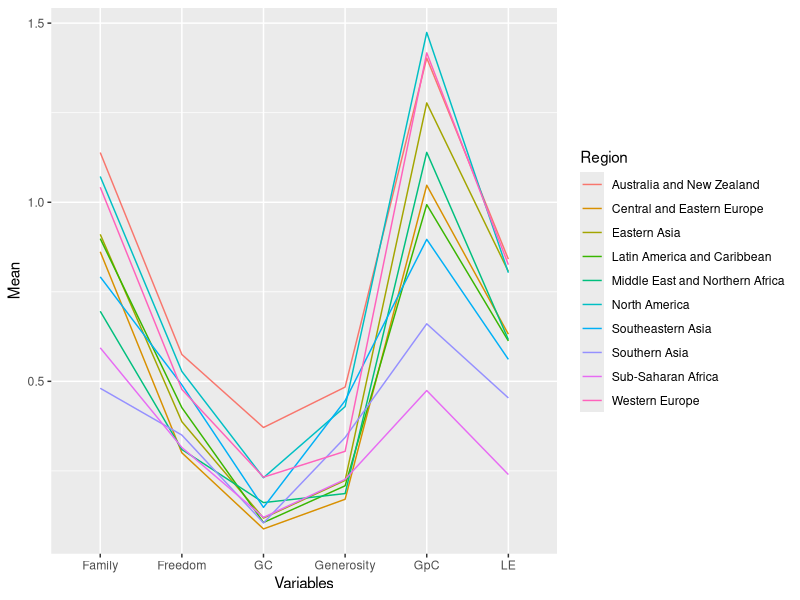
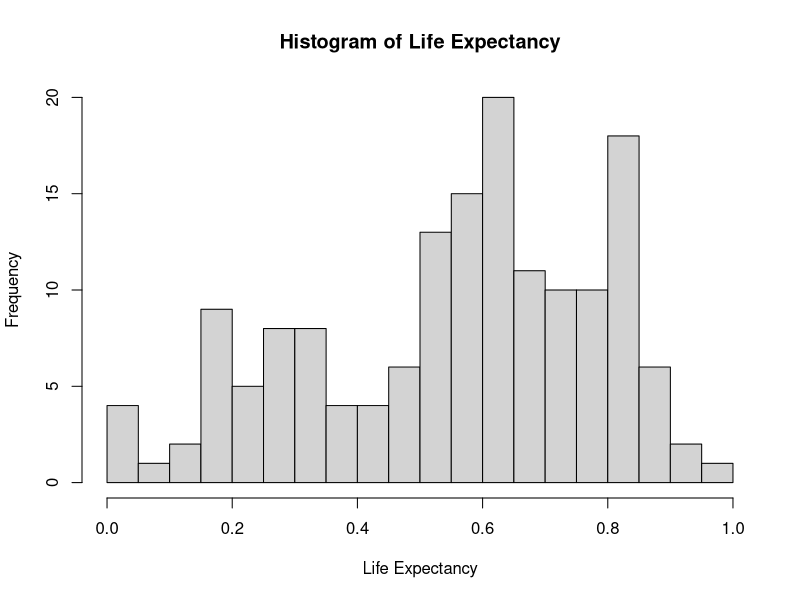
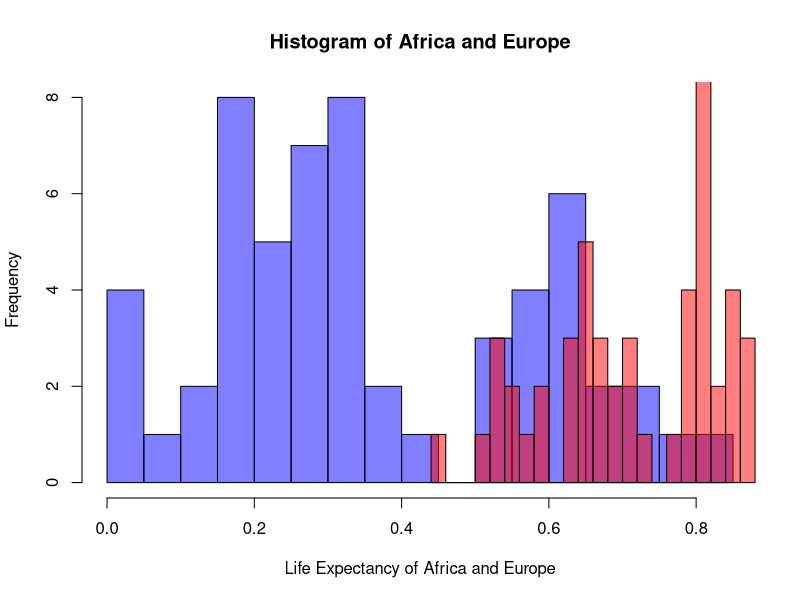
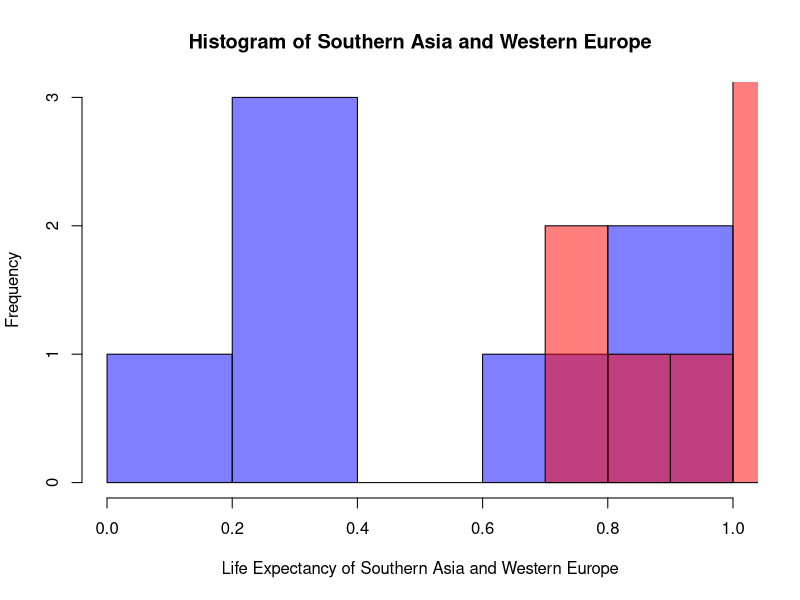

Here is the R script that generated these plots, in order:
## ---- chunk 1
knitr::opts_chunk$set(echo = TRUE)
## ---- chunk 2

# Cargar el paquete ggplot2
library(ggplot2)

# Cargamos el paquete dplyr
library(dplyr)

# Cargamos el paquete tidyr
library(tidyr)

#Cargamos el paquete knitr para hacer tablas
library(knitr)

## ---- chunk 3
#Leer el fichero Happiness-clean.csv
happiness <- read.csv("Happiness-clean_Analisis1.csv")

#Observar los primeros valores del dataframe happiness.
head(happiness)
## ---- chunk 4
#Observar la estructura del fichero "happiness-clean".
str(happiness) 
## ---- chunk 5
#Resumen estadísticos de los datos
summary(happiness)
## ---- chunk 6
# Media entre las regiones de las variables GpC, LE, Freedom, Family, GC y Generosity
df_mean_region <- happiness %>%
  group_by(Region)  %>%
  summarise(mean_GpC=mean(GpC), mean_LE=mean(LE), mean_Freedom=mean(Freedom), mean_GC=mean(GC), mean_Generosity=mean(Generosity), mean_Family=mean(Family))

df_mean_region
## ---- chunk 7
#Transformamos el dataframe para crear el grafico de lineas
df_mean_region_long <- pivot_longer(df_mean_region, cols = c("mean_GpC", "mean_LE", "mean_Freedom", "mean_GC", "mean_Generosity", "mean_Family"), names_to = "variable", values_to = "value")

head(df_mean_region_long, 10)
## ---- chunk 8
#Graficamos el dataframe largo
ggplot(df_mean_region_long, aes(x = factor(variable), y = value, group=Region, color=Region)) +
  geom_line() +
  labs(x = "Variables", y = "Mean") +
  scale_x_discrete(labels = c("Family", "Freedom", "GC", "Generosity", "GpC", "LE"))
## ---- chunk 9
IC <- function(var, confidenceLevel) {
  sd <- sd(var)
  n <- length(var)
  SE <- sd / sqrt(n)
  t <- qt(confidenceLevel, n-1)
  L <- mean(var) - t*SE
  U <- mean(var) + t*SE
  round(c(L,U), 2) 
}

IC_LE_95 = IC(happiness$LE, 0.95)
IC_LE_95

#Convertimos la variable en texto para utilizarla despues en el informe
IC_LE_95_text = as.character(IC_LE_95)
## ---- chunk 10
#Graficamos la distribución de la variable de Life Expentancy (LE)
hist(happiness$LE, breaks=20, main="Histogram of Life Expectancy", xlab="Life Expectancy")
## ---- chunk 11
#AFRICA

Africa_LE <- happiness[happiness$Region %in% c("Sub-Saharan Africa", "Middle East and Northern Africa"), c("LE")]

print(paste("El tamaño de la muestra de la esperanza de vida en Africa es:", length(Africa_LE))) 
## ---- chunk 12
#EUROPA

Europe_LE <- happiness[happiness$Region %in% c("Central and Eastern Europe", "Western Europe"), c("LE")]

print(paste("El tamaño de la muestra de la esperanza de vida en Africa es:", length(Europe_LE))) 
## ---- chunk 13
#Intervalos de confianza de Africa y Europa al 95%
IC_Africa_LE_95 = IC(Africa_LE, 0.95)
IC_Africa_LE_95

IC_Europe_LE_95 = IC(Europe_LE, 0.95)
IC_Europe_LE_95 
## ---- chunk 14
#Intervalos de confianza de Africa y Europa al 98%
IC_Africa_LE_98 = IC(Africa_LE, 0.98)
IC_Africa_LE_98

IC_Europe_LE_98 = IC(Europe_LE, 0.98)
IC_Europe_LE_98
## ---- chunk 15
#Graficación de la variable LE para Africa y Europa
hAfrica_LE <- hist(Africa_LE, plot=FALSE, breaks=20)
hEurope_LE <- hist(Europe_LE, plot=FALSE, breaks=20)

plot(hAfrica_LE, col = rgb(0, 0, 1, alpha = 0.5), main="Histogram of Africa and Europe", xlab="Life Expectancy of Africa and Europe")
plot(hEurope_LE, col = rgb(1, 0, 0, alpha = 0.5), add = TRUE)
## ---- chunk 16
#Calculamos las varianzas
var(Africa_LE)
var(Europe_LE)
var.test(Africa_LE, Europe_LE)
## ---- chunk 17
# Medias de las muestras de Africa y Europa
meanA = mean(Africa_LE)
meanE = mean(Europe_LE)

#Varianzas de las muestras
varA = var(Africa_LE)
varE = var(Europe_LE)

# Tamaño de las muestras
nA = length(Africa_LE)
nE = length(Europe_LE)


# t-score/Valor Observado
t = (meanA -meanE)/(sqrt((varA/nA) + (varE/nE)))
print(paste("Valor Observado/t-score: ", t))

# Grados de libertad
df = (((varA/nA)+(varE/nE))**2)/ (((1/(nA-1))*((varA/nA)**2)) + ((1/(nE-1))*((varE/nE)**2)))
print(paste("Degrees of freedom: ", df))

#Valor Crítico. Contraste unilateral de 98%
valorCriticoAE = qt(0.02, df)
print(paste("Valor Critico: ", valorCriticoAE))

#Valor p
valor_p_AE = pt(t, df)
print(paste("Valor p: ", valor_p_AE))
## ---- chunk 18
# t-test en dos muestras
test <- t.test(Africa_LE, Europe_LE, alternative="less", var.equal=FALSE)
test$p.value

test
## ---- chunk 19
# Obtenemos los valores de la variable Family de la Region de Southern Asia

SA_Family <- happiness[happiness$Region %in% c("Southern Asia"), c("Family")]

print(paste("El tamaño de la muestra de la Familia en Southern Asia es: ", length(SA_Family))) 
## ---- chunk 20
# Obtenemos los valores de la variable Family de la Region de Western Europe

WE_Family <- happiness[happiness$Region %in% c("Western Europe"), c("Family")]

print(paste("El tamaño de la muestra de la Familia en Western Europe es: ", length(WE_Family))) 
## ---- chunk 21
#Graficación de la variable LE para Africa y Europa
hist(SA_Family, col = rgb(0, 0, 1, alpha = 0.5), main="Histogram of Southern Asia and Western Europe", xlab="Life Expectancy of Southern Asia and Western Europe")
hist(WE_Family, col = rgb(1, 0, 0, alpha = 0.5), add = TRUE )

## ---- chunk 22
wilcox.test(SA_Family, WE_Family)
## ---- chunk 23
# Obtenemos los valores de la variable Happiness Score (HS) que sean menores a 6 de la Region de Asia

Asia_HS <- happiness[happiness$Region %in% c("Eastern Asia", "Southern Asia", "Southeastern Asia"), c("HS")]

print(paste("El tamaño de la muestra de la HS en Asia es: ", length(Asia_HS))) 

Asia_HS_6 <- happiness[happiness$Region %in% c("Eastern Asia", "Southern Asia", "Southeastern Asia") & happiness$HS < 6, c("HS")]

print(paste("El tamaño de la muestra de la HS menores a 6 en Asia es: ", length(Asia_HS_6))) 
## ---- chunk 24
# Obtenemos los valores de la variable Happiness Score (HS) que sean menores a 6 de la Region de Asia

Africa_HS <- happiness[happiness$Region %in% c("Middle East and Northern Africa", "Sub-Saharan Africa"), c("HS")]

print(paste("El tamaño de la muestra de la HS en Africa es: ", length(Africa_HS)))

Africa_HS_6 <- happiness[happiness$Region %in% c("Middle East and Northern Africa", "Sub-Saharan Africa") & happiness$HS < 6, c("HS")]

print(paste("El tamaño de la muestra de la HS menores a 6 en Africa es: ", length(Africa_HS_6)))
## ---- chunk 25
# Proporcion de Asia
pAsia = length(Asia_HS_6)/length(Asia_HS)
pAsia

# Proporcion de Africa
pAfrica = length(Africa_HS_6)/length(Africa_HS)
pAfrica
## ---- chunk 26
# Contar el número de éxitos y fracasos en cada muestra
nAsia <- length(Asia_HS)
nAfrica <- length(Africa_HS)

successesAsia <- length(Asia_HS_6)
successesAfrica <- length(Africa_HS_6)

failuresAsia <- nAsia - successesAsia
failuresAfrica <- nAfrica - successesAfrica



# Valor Observado HS
common_p = (successesAsia + successesAfrica)/ (nAsia + nAfrica)
valorObservado_HS = (pAsia-pAfrica)/(sqrt(common_p*(1-common_p)*(1/nAsia+1/nAfrica)))
print(paste("Valor Observado: ", valorObservado_HS))

#Valor Crítico. Contraste unilateral de 95%
valorCritico_HS = qnorm(0.05)
print(paste("Valor Critico: ", valorCritico_HS))

# Valor p 
p_value_HS = pnorm(valorObservado_HS)
print(paste("Valor p: ", p_value_HS))


prop.test(x = c(successesAsia, successesAfrica), n = c(nAsia, nAfrica), alternative = "less", correct=FALSE)
## ---- chunk 27

df_informe <- data.frame( 
  Apartado1 = c("Análisis descriptivo", "Gráfico de líneas comparando las medias de las variables por Región", "Con el gráfico de líneas podemos ver claramente la dispersión de las medias de las variables escogidas por Región. La variable GpC, por ejemplo, tiene una dispersión mas amplia entre Regiones que la variable Freedom. Australia y Nueva Zelanda tienen los valores más altos en la mayoría de variables, mientras que Sub-Saharan Africa tiende a tener los valores más bajos en la mayoría de variables."),
  
  Apartado2 = c("IC % de la variable LE (Life Expectancy) al 95%", paste(IC_LE_95_text[1],"-", IC_LE_95_text[2]) , "El intervalo de confianza de la variable LE(Life Expentancy) se encuentra entre los valores 0.53 y 0.59. Dado que tenemos un Nivel de Confianza de 95% lo que significa que la probabilidad de que el intervalo de confianza de la muestra contenga el paramétro poblacional es 0.95 y la probabilidad de que no lo contenga es de 0.05. En otras palabras, si tomaramos un número infinito de muestras de nuestra población, en el 95% de los casos, nuestro intervalo de confianza, que mencionamos en un inicio, contiene la media poblacional mu." ),
  
  Apartado3 = c("¿Es Life Expectancy significativamente diferente entre África y Europa utilizando un intervalo de confianza a 95%?", "", "Los intervalos de confianza de la esperanza de vida de los dos continentes no se superponen al 95%, esto significa que existe una diferencia estadísticamente significativa entre las esperanzas de vida de los dos continentes. Obervamos que Europa tiene una expectativa de vida mas alta. Los intervalos de confianza de la esperanza de vida siguen sin suponerse al 98%, por lo que la conclusión anterior se mantiene."),
  Apartado3.1.1 = c("Africa - Intervalo de confianza 95%", paste(as.character(IC_Africa_LE_95[1]), "-", as.character(IC_Africa_LE_95[2])) , ""),
  Apartado3.1.2 = c("Africa - Intervalo de confianza 98%", paste(as.character(IC_Africa_LE_98[1]), "-", as.character(IC_Africa_LE_98[2])), ""),
  Apartado3.2.1 = c("Europa - Intervalo de confianza 95%", paste(as.character(IC_Europe_LE_95[1]), "-", as.character(IC_Europe_LE_95[2])) , ""),
  Apartado3.2.2 = c("Europa - Intervalo de confianza 98%", paste(as.character(IC_Europe_LE_98[1]), "-", as.character(IC_Europe_LE_98[2])), ""),
  
  Apartado4 = c("Contraste de hipótesis para comprobar si la esperanza de vida en Europa es significativamente mayor que en África al 98% de confianza.", paste("Valor Observado:", as.character(round(t, 2)), "; Valor Crítico:", as.character(round(valorCriticoAE, 2)), "; Valor p:", as.character(valor_p_AE)), "Podemos ver que el *Valor Observado* -14.75 es extremadamente menor que el *Valor Critico* -2.09. La región de aceptación está comprendida [-2.09, infinito), por lo tanto, nos encontramos fuera de la zona de aceptación de la hipótesis nula.De igual manera el *Valor p* es muy menor al 0.02 (2%) de *nivel de significancia*. Por lo tanto, rechazamos la hipótesis nula. Entonces, se concluye que la esperanza de vida en África es menor que la esperanza de vida en Europa."),
  
  Apartado5 = c("¿Existen diferencias significativas en el valor de Family entre las regiones Southern Asia y Western Europe con un nivel de confianza del 95%?", "El valor p es 0.00005", "Dado que el Valor p es muy menor al 0.025 (2.5%) resultado de la mitad del nivel de significancia 0.05 (lo dividimos porque es bilateral). Por lo tanto, rechazamos la hipótesis nula. Entonces, se concluye que en efecto existe una diferencia significativa entre el valor de Family de las regiones Southern Asia y Western Europe."),
  
  Apartado6 = c("¿Es la proporción de países con un valor de felicidad (HS) inferior a 6 es menor en los países de Asia en comparación con los países de África?", paste("Valor Observado:", as.character(round(valorObservado_HS, 2)), "; Valor Crítico:", as.character(round(valorCritico_HS, 2)), "; Valor p:", as.character(round(p_value_HS, 2))), "Podemos ver que el Valor Observado -0.679 es mayor que el Valor Critico -1.645. La región de aceptación está comprendida [-1.645, infinito), por lo tanto, nos encontramos dentro de la zona de aceptación de la hipótesis nula. De igual manera el Valor p 0.249 es mayor al 0.05 (5%) de nivel de significancia. Por lo tanto, no rechazamos la hipótesis nula. Entonces, se concluye que la proporción de países con un valor de felicidad (HS) inferior a 6 no es menor en los países de Asia en comparación con los países de África.")
  )

#Transponemos el dataframe
df_informe_t = t(df_informe)

#Creamos una tabla
kable(df_informe_t, col.names = c("Pregunta", "Resultado (valor observado, crítico, valor p...)", "Conclusión"))
## ---- chunk 28

df_informe2 <- data.frame(
  Apartado1 = c("Gráfico de líneas comparando las medias de las variables por Región", "Según la dispersión de los promedios de las variables GpC, LE, Freedom, Family, GC y Generosity agrupados por Región. La variable GpC, por ejemplo, tiene valores más dispersos entre Regiones que la variable Freedom. Australia y Nueva Zelanda tienen los valores más altos en la mayoría de variables, mientras que Sub-Saharan Africa tiende a tener los valores más bajos en la mayoría de variables."),
  
  Apartado2 = c("Confianza del 95% de la variable LE (Life Expectancy)", "El promedio del valor de esperanza de vida de todo el conjunto de datos se puede encontrar entre 0.53 y 0.59 con un Nivel de Confianza de 95%." ),
  
  Apartado3 = c("¿Es Life Expectancy significativamente diferente entre África y Europa con una confianza del 95% y 98%?", "Los intervalos de confianza de la esperanza de vida de los dos continentes no se superponen, lo que significa que existe una diferencia estadísticamente significativa entre las esperanzas de vida de los dos continentes. Por lo tanto, entendemos que Europa tiene una expectativa de vida mas alta. Los intervalos de confianza de la esperanza de vida siguen sin suponerse con una confianza de 98%, por lo que la conclusión anterior se mantiene."),
  Apartado3.1.1 = c("Africa - Intervalo de confianza 95%", paste(as.character(IC_Africa_LE_95[1]), "-", as.character(IC_Africa_LE_95[2]))),
  Apartado3.1.2 = c("Africa - Intervalo de confianza 98%", paste(as.character(IC_Africa_LE_98[1]), "-", as.character(IC_Africa_LE_98[2]))),
  Apartado3.2.1 = c("Europa - Intervalo de confianza 95%", paste(as.character(IC_Europe_LE_95[1]), "-", as.character(IC_Europe_LE_95[2]))),
  Apartado3.2.2 = c("Europa - Intervalo de confianza 98%", paste(as.character(IC_Europe_LE_98[1]), "-", as.character(IC_Europe_LE_98[2]))),
  
  Apartado4 = c("¿Es la esperanza de vida en Europa significativamente mayor que en África con una confianza de 98%.", "Utilizando las estadísticas pertinentes se concluye que la esperanza de vida en África es menor que la esperanza de vida en Europa con una confianza del 98%."),
  
  Apartado5 = c("¿Existen diferencias significativas en el valor de Family entre las regiones Southern Asia y Western Europe co una confianza del 95%?", "Utilizando las estadísticas pertinentes, se concluye que en efecto existe una diferencia significativa entre el valor de Family de las regiones Southern Asia y Western Europe."),
  
  Apartado6 = c("¿Es la proporción de países con un valor de felicidad (HS) inferior a 6 es menor en los países de Asia en comparación con los países de África?", "Utilizando las estadíticas pertinentes, se concluye que la proporción de países con un valor de felicidad (HS) inferior a 6 no es menor en los países de Asia en comparación con los países de África.")
  
)

#Transponemos el dataframe
df_informe_t2 = t(df_informe2)

#Creamos una tabla
kable(df_informe_t2, col.names = c("Pregunta", "Conclusión"))
